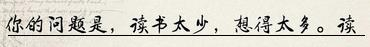
#> input picture dushushao.jpg, 370 x 47 px
$ python xingtaixue.py
#> lines starting #> are read from the running program, lines starting #| are printed output that depends on the picture; after the words box and inside, x2 and y2 are one past the last pixel; in counts of white or black regions, pixels touching at a corner belong together
import cv2
import numpy as np

img = cv2.imread('dushushao.jpg',1) #1就是直接读原图，0则是单通道
#> img is the input picture: shape (47, 370, 3); mean B, G, R 204, 214.1, 216.4
print(img.shape)
#| (47, 370, 3)
gray = cv2.cvtColor(img,cv2.COLOR_BGR2GRAY)#读原图才能
ret,binary = cv2.threshold(gray,0,255,cv2.THRESH_BINARY_INV|cv2.THRESH_OTSU)   #OTSU很出名  binary可以直接显示保存
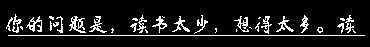
#> binary: shape (47, 370); 9.8% white in thin lines or dots, all inside (x1, y1, x2, y2) = (6, 14, 365, 36)
#> ret = 138
print(binary.shape) #单通道 黑白图二值图
#| (47, 370)
cv2.imwrite("binary.jpg",binary)   #对黑白图膨胀腐蚀
#定义结构元素
kernel = cv2.getStructuringElement(cv2.MORPH_CROSS,(14,1)) #十字形#得到一个5x5的矩形cv2.MORPH_RECT #cv2.MORPH_ELLIPSE
iterations = 10   #执行开闭运算的次数
#膨胀腐蚀  可以是单通道 也可三通道 也可二值图 随便
'''
erode_res = cv2.erode(binary, kernel,iterations)
dilate_res = cv2.dilate(binary, kernel) #所有命令可以不用写迭代次数

cv2.imwrite('fushi.jpg',erode_res)
cv2.imwrite('dilate.jpg',dilate_res)
'''
'''
open_res= cv2.morphologyEx(img, cv2.MORPH_OPEN, kernel, iterations)
close_res = cv2.morphologyEx(img, cv2.MORPH_CLOSE, kernel, iterations)

cv2.imwrite('open.jpg',open_res)
cv2.imwrite('close.jpg',close_res)
'''
'''
erode_res = cv2.erode(binary, kernel) #kernel是(1,2)则留下数字  (14,1)则留下横线  直接(30,1)
cv2.imwrite('tmp.jpg',erode_res)      #查看中间环节对不对  则方便修改kernel大小
dilate_res = cv2.dilate(erode_res, kernel)#腐蚀后的结果 膨胀回去  保留目标
cv2.imwrite('open.jpg',dilate_res)
'''
'''
openn = cv2.morphologyEx(binary,cv2.MORPH_OPEN,kernel,iterations=1)# (14,1)OPEN换成TOPHAT  就是作差
cv2.imwrite('openn.jpg',openn)
'''
close = cv2.morphologyEx(binary,cv2.MORPH_CLOSE,kernel)# CLOSE换成BLACKHAT  就是作差
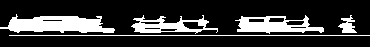
#> close: shape (47, 370); 20.5% white; 5 white regions, box (x1, y1, x2, y2) and area: (0, 14, 115, 33) 1381, (235, 15, 324, 34) 906, (131, 15, 218, 34) 737, (9, 35, 370, 36) 361, (338, 15, 357, 33) 178
cv2.imwrite('close.jpg',close)
